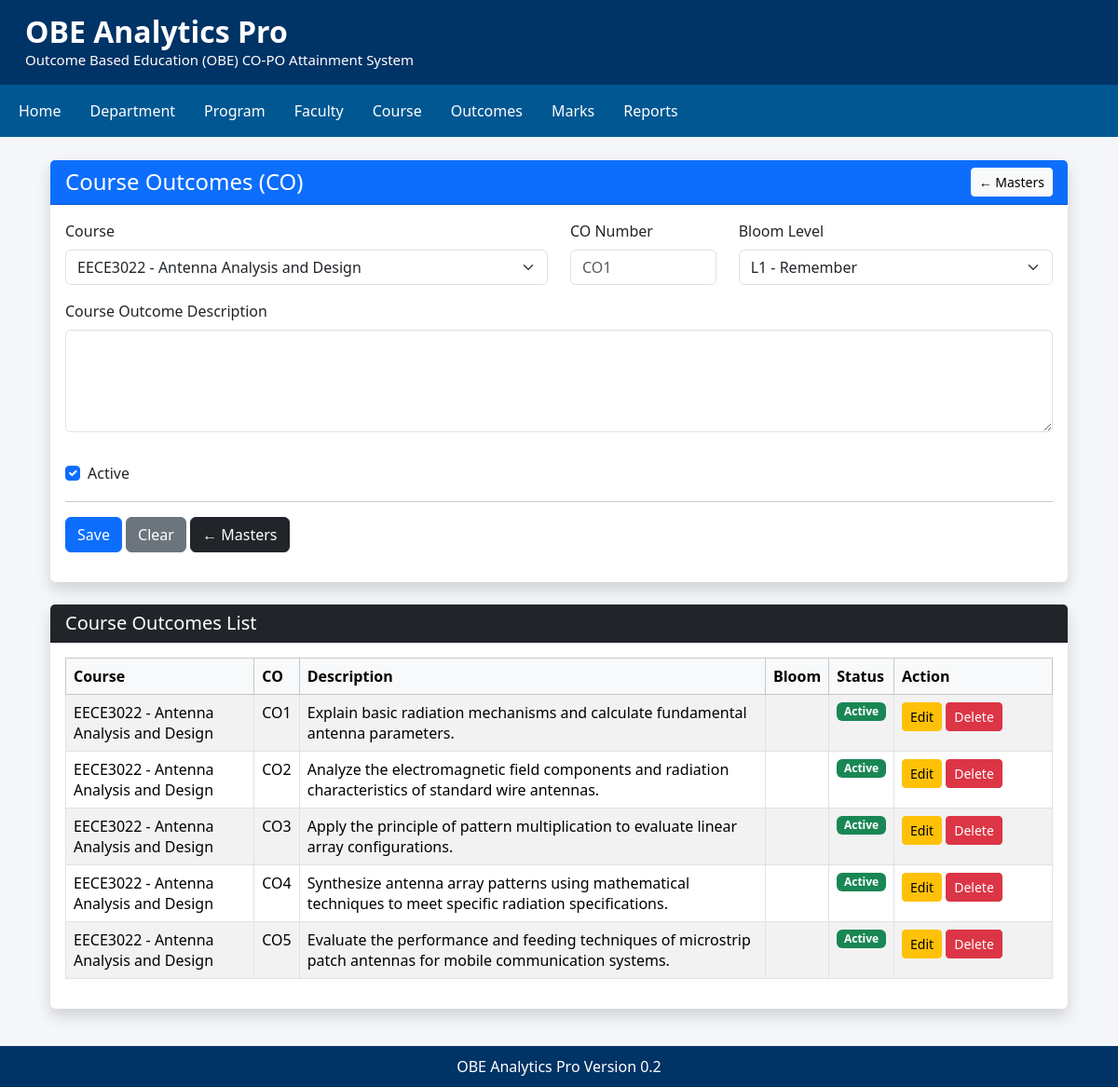
/co, run on the app's committed database.
### tables this page shows
CREATE TABLE CourseOutcome (

            id INTEGER PRIMARY KEY AUTOINCREMENT,

            course_id INTEGER NOT NULL,

            co_code TEXT NOT NULL,

            co_description TEXT NOT NULL,

            blooms_level TEXT NOT NULL,

            is_active INTEGER DEFAULT 1,

            created_on TIMESTAMP DEFAULT CURRENT_TIMESTAMP,

            updated_on TIMESTAMP,

            FOREIGN KEY(course_id)
                REFERENCES Course(id)

        );

CREATE TABLE Course (

        id INTEGER PRIMARY KEY AUTOINCREMENT,

        course_code TEXT NOT NULL UNIQUE,

        course_name TEXT NOT NULL,

        regulation TEXT,

        semester INTEGER,

        credits INTEGER,

        department_id INTEGER,

        is_active INTEGER DEFAULT 1,

        created_on TIMESTAMP DEFAULT CURRENT_TIMESTAMP,

        updated_on TIMESTAMP,

        FOREIGN KEY(department_id)
            REFERENCES Department(id)

    );

### modules/co.py (the view)
@router.get("/co")
def co(request: Request):
    courses = get_all_courses()
    cos = get_all_cos()
    return templates.TemplateResponse(
        request=request,
        name="co.html",
        context={
            "title": "Course Outcomes",
            "courses": courses,
            "cos": cos,
            "co": None
        }
    )

### templates/co.html (shortened to what this page needs)
{% extends "base.html" %}
{% block content %}
<div class="container mt-4">
    <div class="card shadow">
        <div class="card-header bg-primary text-white d-flex justify-content-between align-items-center">
            <h4 class="mb-0">
                Course Outcomes (CO)
            </h4>
            <a href="/masters" class="btn btn-light btn-sm">
                ← Masters
            </a>
        </div>
        <div class="card-body">
            {% if co %}
            <form method="post" action="/co/update/{{ co.id }}">
            {% else %}
            <form method="post" action="/co/save">
            {% endif %}
                <div class="row">
                    <div class="col-md-6 mb-3">
                        <label class="form-label">
                            Course
                        </label>
                        <select
                            name="course_id"
                            class="form-select"
                            required>
                            {% for course in courses %}
                            <option
                                value="{{ course.id }}"
                                {% if co and co.course_id == course.id %}selected{% endif %}>
                                {{ course.course_code }} - {{ course.course_name }}
                            </option>
                            {% endfor %}
                        </select>
                    </div>
                    <div class="col-md-2 mb-3">
                        <label class="form-label">
                            CO Number
                        </label>
                        <input
                            type="text"
                            name="co_code"
                            class="form-control"
                            placeholder="CO1"
                            required
                            value="{{ co.co_code if co else '' }}">
                    </div>
                    <div class="col-md-4 mb-3">
                        <label class="form-label">
                            Bloom Level
                        </label>
                        <select
                            name="bloom_level"
                            class="form-select">
                            <option value="L1"
                                {% if co and co.bloom_level=="L1" %}selected{% endif %}>
                                L1 - Remember
                            </option>
                        </select>
                    </div>
                </div>
                <div class="row">
                    <div class="col-md-12 mb-3">
                        <label class="form-label">
                            Course Outcome Description
                        </label>
                        <textarea
                            name="co_description"
                            class="form-control"
                            rows="4"
                            required>{{ co.co_description if co else '' }}</textarea>
                    </div>
                </div>
                <div class="row">
                    <div class="col-md-3">
                        <div class="form-check mt-3">
                            <input
                                class="form-check-input"
                                type="checkbox"
                                name="is_active"
                                value="1"
                                {% if not co or co.is_active %}checked{% endif %}>
                            <label class="form-check-label">
                                Active
                            </label>
                        </div>
                    </div>
                </div>
                <hr>
                {% if co %}
                <button
                    type="submit"
                    class="btn btn-success">
                    Update
                </button>
                {% else %}
                <button
                    type="submit"
                    class="btn btn-primary">
                    Save
                </button>
                {% endif %}
                <a
                    href="/co"
                    class="btn btn-secondary">
                    Clear
                </a>
                <a
                    href="/masters"
                    class="btn btn-dark">
                    ← Masters
                </a>
            </form>
        </div>
    </div>
    <br>
    <div class="card shadow">
        <div class="card-header bg-dark text-white">
            <h5 class="mb-0">
                Course Outcomes List
            </h5>
        </div>
        <div class="card-body">
            <table class="table table-bordered table-hover table-striped">
                <thead class="table-light">
                    <tr>
                        <th>Course</th>
                        <th>CO</th>
                        <th>Description</th>
                        <th>Bloom</th>
                        <th>Status</th>
                        <th width="170">Action</th>
                    </tr>
                </thead>
                <tbody>
                {% for row in cos %}
                                    <tr>
                        <td>
                            {{ row.course_code }} - {{ row.course_name }}
                        </td>
                        <td>
                            {{ row.co_code }}
                        </td>
                        <td>
                            {{ row.co_description }}
                        </td>
                        <td>
                        </td>
                        <td>
                            {% if row.is_active %}
                                <span class="badge bg-success">
                                    Active
                                </span>
                            {% else %}
                                <span class="badge bg-danger">
                                    Inactive
                                </span>
                            {% endif %}
                        </td>
                        <td>
                            <a
                                href="/co/edit/{{ row.id }}"
                                class="btn btn-warning btn-sm">
                                Edit
                            </a>
                            <a
                                href="/co/delete/{{ row.id }}"
                                class="btn btn-danger btn-sm"
                                onclick="return confirm('Delete this Course Outcome?')">
                                Delete
                            </a>
                        </td>
                    </tr>
                {% endfor %}
                </tbody>
            </table>
        </div>
    </div>
</div>
{% endblock %}

### templates/base.html (style rules this page uses)
body { background:#f4f6f9; font-family:"Segoe UI",Tahoma,Verdana,sans-serif; }
.card { border:none; box-shadow:0 2px 8px rgba(0,0,0,.10); }

### data on the page
CourseOutcome: course_code "EECE3022", course_name "Antenna Analysis and Design", co_code "CO1", co_description "Explain basic radiation mechanisms and calculate fundamental antenna parameters.", is_active "Active"
CourseOutcome: course_code "EECE3022", course_name "Antenna Analysis and Design", co_code "CO2", co_description "Analyze the electromagnetic field components and radiation characteristics of standard wire antennas.", is_active "Active"
CourseOutcome: course_code "EECE3022", course_name "Antenna Analysis and Design", co_code "CO3", co_description "Apply the principle of pattern multiplication to evaluate linear array configurations.", is_active "Active"
CourseOutcome: course_code "EECE3022", course_name "Antenna Analysis and Design", co_code "CO4", co_description "Synthesize antenna array patterns using mathematical techniques to meet specific radiation specifications.", is_active "Active"
CourseOutcome: course_code "EECE3022", course_name "Antenna Analysis and Design", co_code "CO5", co_description "Evaluate the performance and feeding techniques of microstrip patch antennas for mobile communication systems.", is_active "Active"

### other printed values
form field course_id "EECE3022 - Antenna Analysis and Design"
